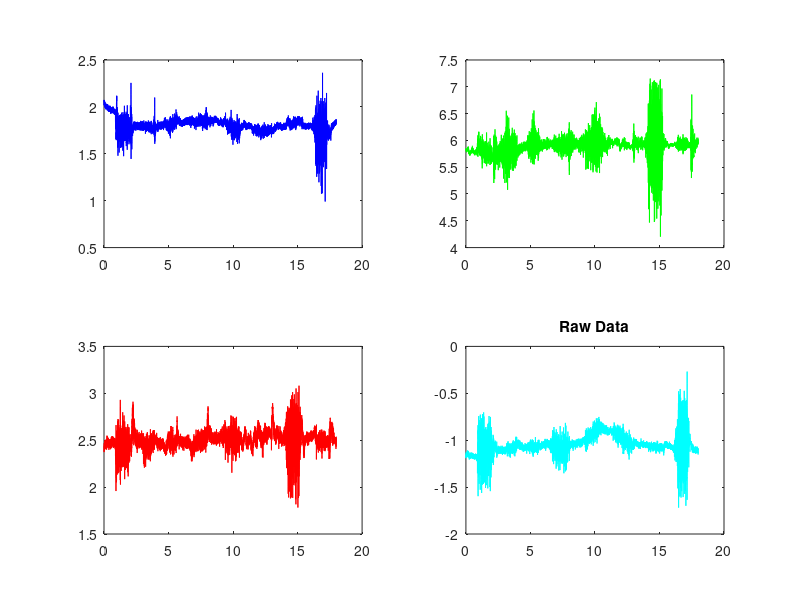
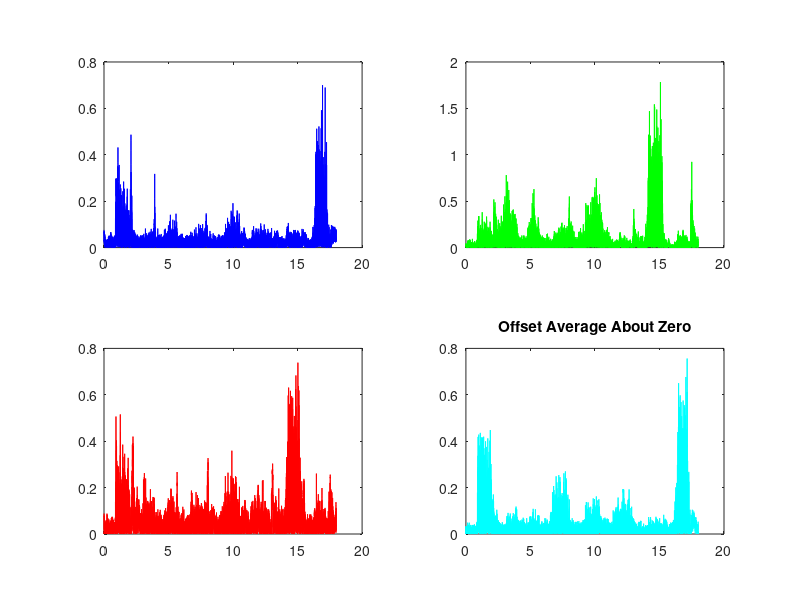

MATLAB code to generate these figures, in order: (Note: this script raises an error after producing the figures.)
%% HW3
% Paul "Nick" Laurenzano

clear;
close all;

file_num = 1;
if file_num == 1
    disp('Loading 1');
    load('EMG1.mat');
    thresh_vals = [0.038, 0.09, 0.063, 0.034];
    weights = [8, 4, 2, 1];
elseif file_num == 2
    disp('Loading 2');
    load('EMG2.mat');
    thresh_vals = [0.035, 0.06, 0.06, 0.05];
    weights = [8, 4, 2, 1];
elseif file_num == 3
    disp('Loading 3');
    load('EMG3.mat');
    thresh_vals = [0.03, 0.069, 0.047, 0.044];
    weights = [2, 1, 4, 8];
end

FS           = 1000;
NUM_SAMPLES  = size(data, 1);
raw_channels = [data(:,1), data(:,2), data(:,3), data(:,4)];
raw_time     = data(:,18);

DC_Avg = 500; % number of samples to average for the DC subtraction
LPF    = 400;
intent = 800;

VEL_FACTOR = 0.1;

figure;
subplot(2,2,1);plot(raw_time, raw_channels(:,1),'b');
subplot(2,2,2);plot(raw_time, raw_channels(:,2),'g');
subplot(2,2,3);plot(raw_time, raw_channels(:,3),'r');
subplot(2,2,4);plot(raw_time, raw_channels(:,4),'c');
title('Raw Data');

%% First Lever is the boxcar average
% Calculate rolling DC offset for subtracting from the signals
dc_avg = zeros(NUM_SAMPLES, 4);
for i=DC_Avg:1:NUM_SAMPLES
    dc_avg(i,1) = sum(raw_channels(i-(DC_Avg-1):i,1)/DC_Avg);
    dc_avg(i,2) = sum(raw_channels(i-(DC_Avg-1):i,2)/DC_Avg);
    dc_avg(i,3) = sum(raw_channels(i-(DC_Avg-1):i,3)/DC_Avg);
    dc_avg(i,4) = sum(raw_channels(i-(DC_Avg-1):i,4)/DC_Avg);
end
dc_avg(1:DC_Avg-1,1) = dc_avg(DC_Avg,1);
dc_avg(1:DC_Avg-1,2) = dc_avg(DC_Avg,2);
dc_avg(1:DC_Avg-1,3) = dc_avg(DC_Avg,3);
dc_avg(1:DC_Avg-1,4) = dc_avg(DC_Avg,4);

shifted_channels = abs(raw_channels - dc_avg);

figure;
subplot(2,2,1);plot(raw_time, shifted_channels(:,1),'b');
subplot(2,2,2);plot(raw_time, shifted_channels(:,2),'g');
subplot(2,2,3);plot(raw_time, shifted_channels(:,3),'r');
subplot(2,2,4);plot(raw_time, shifted_channels(:,4),'c');
title('Offset Average About Zero');

%% Zero Crossing or MAV
mav = smoothdata(shifted_channels, 1, 'movmean', [0, LPF-1]);

figure;
subplot(2,2,1);
hold on;
plot(raw_time, mav(:,1), 'b');
plot([raw_time(1), raw_time(end)], [thresh_vals(1), thresh_vals(1)], 'k');
hold off;
subplot(2,2,2);
hold on;
plot(raw_time, mav(:,2), 'g');
plot([raw_time(1), raw_time(end)], [thresh_vals(2), thresh_vals(2)], 'k');
hold off;
subplot(2,2,3);
hold on;
plot(raw_time, mav(:,3), 'r');
plot([raw_time(1), raw_time(end)], [thresh_vals(3), thresh_vals(3)], 'k');
hold off;
subplot(2,2,4);
hold on;
plot(raw_time, mav(:,4), 'c');
plot([raw_time(1), raw_time(end)], [thresh_vals(4), thresh_vals(4)], 'k');
hold off;
title('MAV');

%% Convert data to binary
thresh(:,1) = uint8(mav(:,1) > thresh_vals(1));
thresh(:,2) = uint8(mav(:,2) > thresh_vals(2));
thresh(:,3) = uint8(mav(:,3) > thresh_vals(3));
thresh(:,4) = uint8(mav(:,4) > thresh_vals(4));

figure;
plot(raw_time, thresh);
title('Thresholded');
legend('1', '2', '3', '4');

%% Binary Sum Order is determined here

bin_sum_raw = int8( ...
    weights(1) * thresh(:,1) + ...
    weights(2) * thresh(:,2) + ...
    weights(3) * thresh(:,3) + ...
    weights(4) * thresh(:,4) ...
);

figure;
plot(raw_time, bin_sum_raw);
title('Binary Sum Raw');

bin_sum_refined = int8(round(smoothdata(bin_sum_raw, 1, 'movmedian', intent)));
figure;
plot(raw_time, bin_sum_refined);
title('Binary Sum Refined');

%% Estimate/Interpret the State

state_weight = zeros(16, 1);
for i = 1:length(bin_sum_refined)
    state = bin_sum_refined(i);
    % Ignore the zero state and focus on odd seconds for when the motion
    % should have occurred.
    state_weight(state+1) = state_weight(state+1) + ...
        (state > 0 && mod(floor(i/FS), 2) == 1);
end

[sorted_state_counts, sorted_indices] = sort(state_weight, 'descend');
sorted_states = sorted_indices - 1; % ignore the zero state

%% Associate each state with a motion

state_velocities = zeros(16, 4);
state_velocities(:, 1) = sorted_states;
state_velocities(1:3, 2:4) =  eye(3) * VEL_FACTOR; % highest 3 are +X, +Y, +Z
state_velocities(4:6, 2:4) = -eye(3) * VEL_FACTOR; % next highest 3 are -X, -Y, -Z
% remainder are zeros

% This is the mapping from state number (0-15, including invalid states) to
% X/Y/Z velocities.
state_velocities = sortrows(state_velocities, 1);
disp('State #, X vel., Y vel., Z vel.');
disp(state_velocities);

intent_states = int8(round(smoothdata(decimate(double(bin_sum_refined), 100), 1, 'movmedian', 5)));
Intents = [(0:0.1:18)', state_velocities(intent_states+1, 2:4)];
save('Intents');

% TODO: HANDLE JACOBIAN AND GENERATE Vels.mat

